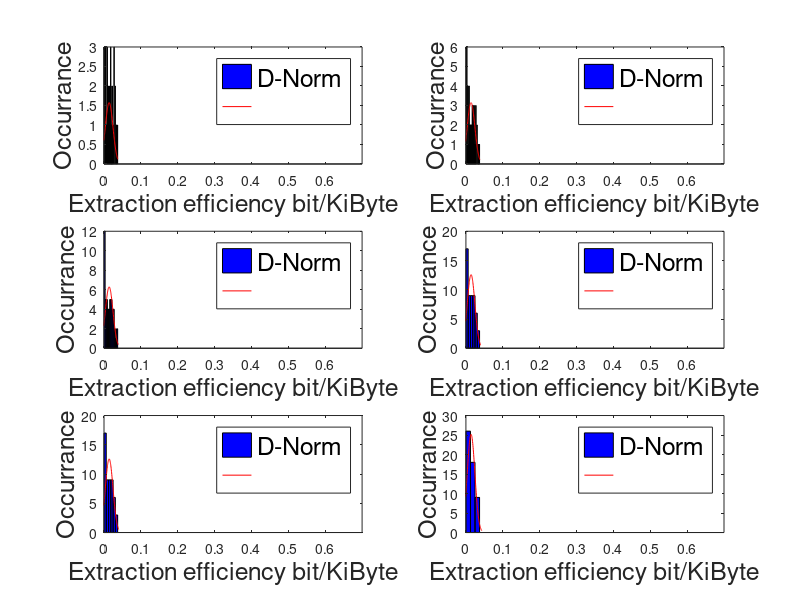
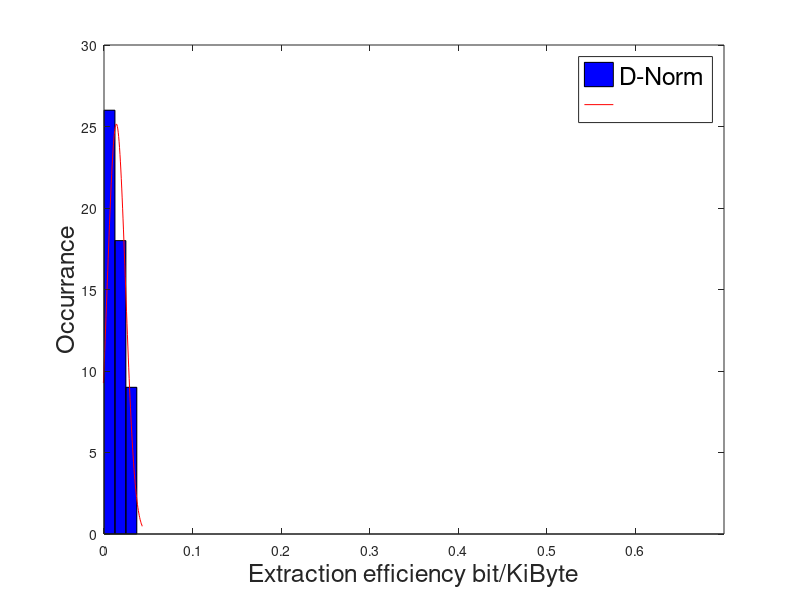

These charts were generated, in order, by the following MATLAB code:
clear all;
close all;
clc;
load("./For_ext_hist.mat");
figure(1)
subplot(3,2,1);
EXT_D = NRF_n_theta_PKF_m_kbt(:,5);
EXT_D = EXT_D(EXT_D~=0)./C_SZ;
hold on;
histfit(EXT_D,80*8);
histfit(EXT_S,6*8);
xlabel("Extraction efficiency bit/KiByte","FontSize",18);
ylabel("Occurrance","FontSize",18);
legend("D-Norm","","S-Norm","","FontSize",18);
xlim([0,.7]);

subplot(3,2,2);
EXT_D = NRF_n_theta_PKF_m_kbt(:,5);
EXT_D = EXT_D(EXT_D~=0)./C_SZ;
hold on;
histfit(EXT_D,80*4);
histfit(EXT_S,6*4);
xlabel("Extraction efficiency bit/KiByte","FontSize",18);
ylabel("Occurrance","FontSize",18);
legend("D-Norm","","S-Norm","","FontSize",18);
xlim([0,.7]);

subplot(3,2,3);
EXT_D = NRF_n_theta_PKF_m_kbt(:,5);
EXT_D = EXT_D(EXT_D~=0)./C_SZ;
hold on;
histfit(EXT_D,80*2);
histfit(EXT_S,6*2);
xlabel("Extraction efficiency bit/KiByte","FontSize",18);
ylabel("Occurrance","FontSize",18);
legend("D-Norm","","S-Norm","","FontSize",18);
xlim([0,.7]);

subplot(3,2,4);
EXT_D = NRF_n_theta_PKF_m_kbt(:,5);
EXT_D = EXT_D(EXT_D~=0)./C_SZ;
hold on;
histfit(EXT_D,80);
histfit(EXT_S,6);
xlabel("Extraction efficiency bit/KiByte","FontSize",18);
ylabel("Occurrance","FontSize",18);
legend("D-Norm","","S-Norm","","FontSize",18);
xlim([0,.7]);

subplot(3,2,5);
EXT_D = NRF_n_theta_PKF_m_kbt(:,5);
EXT_D = EXT_D(EXT_D~=0)./C_SZ;
hold on;
histfit(EXT_D,64);
histfit(EXT_S,6);
xlabel("Extraction efficiency bit/KiByte","FontSize",18);
ylabel("Occurrance","FontSize",18);
legend("D-Norm","","S-Norm","","FontSize",18);
xlim([0,.7]);

subplot(3,2,6);
EXT_D = NRF_n_theta_PKF_m_kbt(:,5);
EXT_D = EXT_D(EXT_D~=0)./C_SZ;
hold on;
histfit(EXT_D,40);
histfit(EXT_S,3);
xlabel("Extraction efficiency bit/KiByte","FontSize",18);
ylabel("Occurrance","FontSize",18);
legend("D-Norm","","S-Norm","","FontSize",18);
xlim([0,.7]);

figure(2)
EXT_D = NRF_n_theta_PKF_m_kbt(:,5);
EXT_D = EXT_D(EXT_D~=0)./C_SZ;
hold on;
histfit(EXT_D,40);
histfit(EXT_S,3);
xlabel("Extraction efficiency bit/KiByte","FontSize",18);
ylabel("Occurrance","FontSize",18);
legend("D-Norm","","S-Norm","","FontSize",18);
xlim([0,.7]);